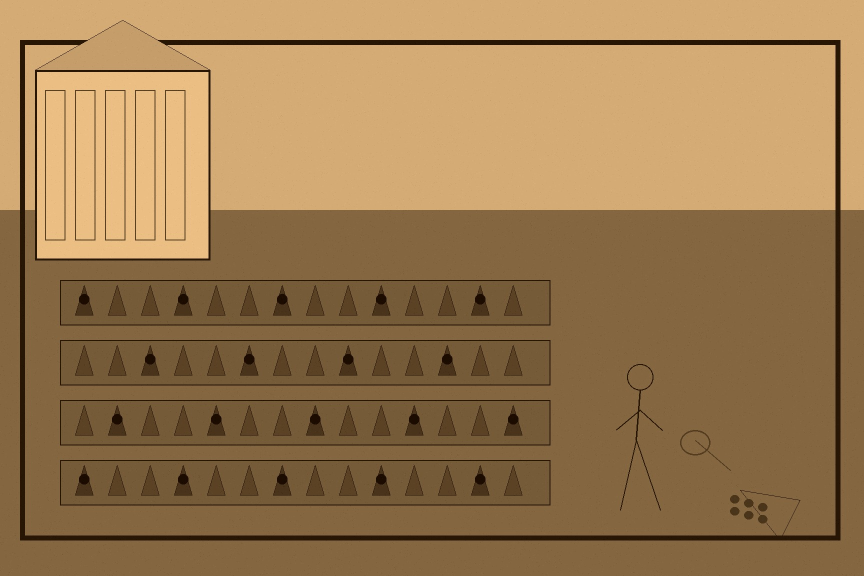
#> input picture chapter-09/panels/01-glasnevin-beds.jpg, 1728 x 1152 px (shown at 1/2 size)
$ python -i generate_panels.py   (imports and definitions only)
#> lines starting #> are read from the running program, lines starting #| are printed output that depends on the picture
#> further down, picture is the input picture: PIL image 1728x1152 RGB; mean R, G, B 154.7, 121.8, 79.4
#!/usr/bin/env python3
"""Chapter 09 panels. Idempotent: keep an existing jpg over 80kb."""
from pathlib import Path
from PIL import Image, ImageDraw, ImageEnhance, ImageOps
import hashlib, math, random

root = Path(__file__).resolve().parent / "panels"
# [1 line not run here, left out]
NAMES = [
    "01-glasnevin-beds.jpg",
    "02-berkeley-specimens.jpg",
    "03-half-crop.jpg",
    "04-relief-table.jpg",
    "05-corn-landing.jpg",
    "06-cabinet-chairs.jpg",
    "07-same-night.jpg",
    "08-treasury-handoff.jpg",
]
INK = (42, 34, 24)
RUST = (107, 58, 42)
SOOT = (28, 24, 20)
OCHRE = (176, 148, 96)
PAPER = (237, 228, 212)
MID = (90, 70, 50)


def rng_for(name):
    return random.Random(int(hashlib.md5(name.encode()).hexdigest()[:8], 16))


# [40 lines left out: functions grain, hatch, fig, squiggle, not called in this run]


def grade(im):
    g = ImageOps.grayscale(im.convert("RGB"))
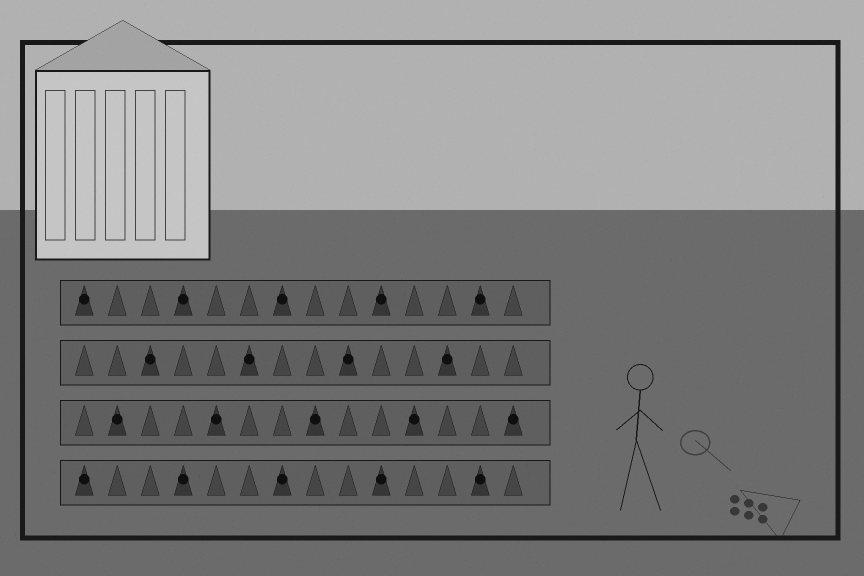
#> g: PIL image 1728x1152 L (shown at 1/2 size); min 3, max 213, mean 126.9
    sep = Image.merge("RGB", (
        g.point(lambda x: min(255, int(x * 1.04 + 18))),
        g.point(lambda x: min(255, int(x * 0.90 + 8))),
        g.point(lambda x: min(255, int(x * 0.68))),
    ))
    return ImageEnhance.Contrast(sep).enhance(1.18)


# [174 lines left out: functions base, scene_garden, scene_specimens, scene_halfcrop, scene_relief, scene_landing and 3 more, not called in this run]


SCENES = {
    "01": scene_garden,
    "02": scene_specimens,
    "03": scene_halfcrop,
    "04": scene_relief,
    "05": scene_landing,
    "06": scene_cabinet,
    "07": scene_samenight,
    "08": scene_handoff,
}


# [15 lines left out: functions synth, main, not called in this run]


# [2 lines not run here, left out]

>>> from PIL import Image
>>> picture = Image.open('panels/01-glasnevin-beds.jpg')
>>> result = grade(picture)

$ run again, on chapter-09/panels/03-half-crop.jpg
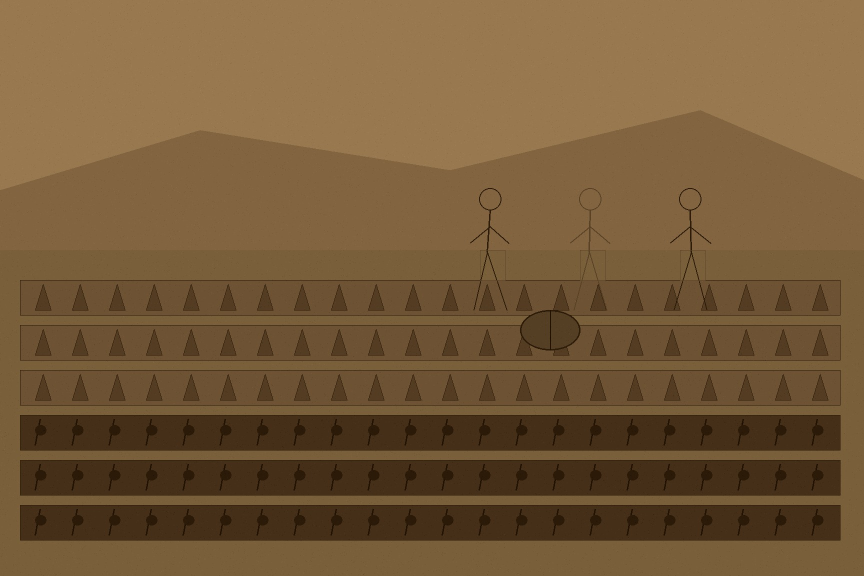
#> input picture chapter-09/panels/03-half-crop.jpg, 1728 x 1152 px (shown at 1/2 size)
#> picture is the input picture: PIL image 1728x1152 RGB; mean R, G, B 117.3, 89.9, 56.1
#> in grade, `g = ImageOps.grayscale(im.convert("RGB"))`:
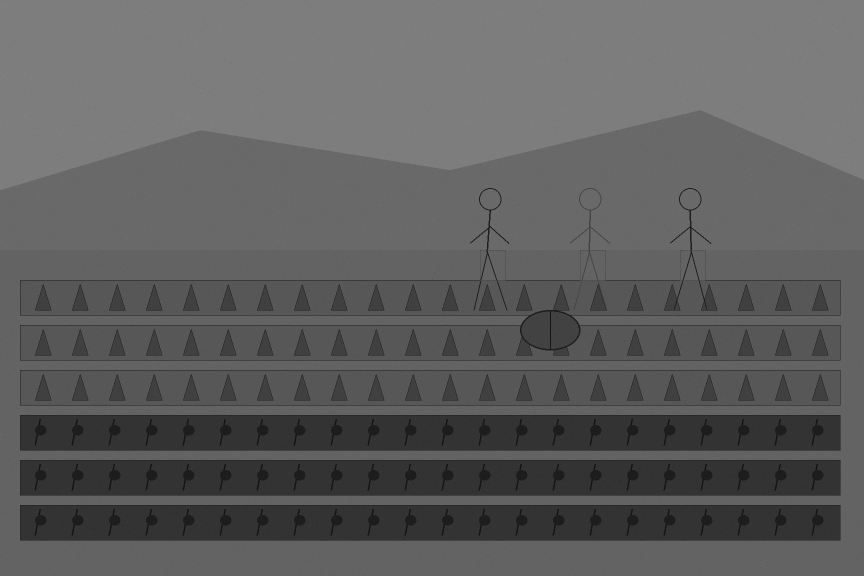
#> g: PIL image 1728x1152 L (shown at 1/2 size); min 5, max 142, mean 94.3
